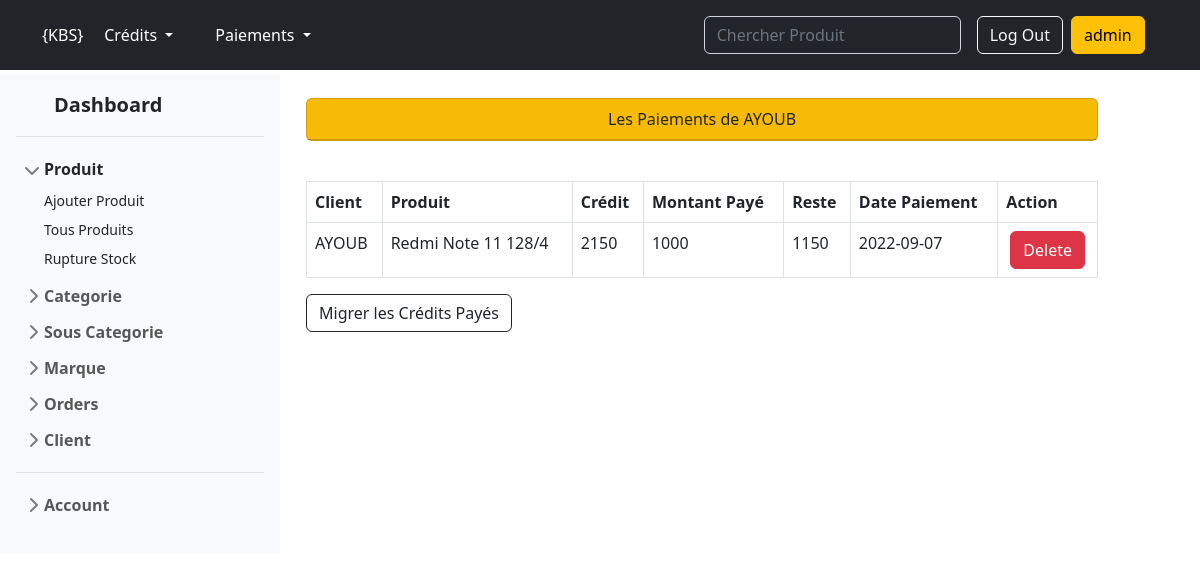
The app's page /forms/showPayments.php?client=1 (signed in) with its own data.
### tables this page shows
CREATE TABLE `clients` (
  `id` int(11) NOT NULL,
  `name` text NOT NULL,
  `phone` int(10) NOT NULL,
  `fidelity` float NOT NULL,
  `adding_date` date NOT NULL
);

CREATE TABLE `payment` (
  `id` int(11) NOT NULL,
  `credit_id` int(11) NOT NULL,
  `client_id` int(11) NOT NULL,
  `paid_amount` float NOT NULL,
  `remains` float NOT NULL,
  `payment_date` date NOT NULL DEFAULT current_timestamp()
);

CREATE TABLE `product` (
  `id` int(11) NOT NULL,
  `name` text NOT NULL,
  `category` int(11) NOT NULL,
  `sub_category_id` int(11) NOT NULL,
  `manufacture` text NOT NULL,
  `buying_price` float NOT NULL,
  `selling_price` float NOT NULL,
  `quantity` int(11) NOT NULL,
  `buying_date` date NOT NULL,
  `validity` date NOT NULL,
  `image` text NOT NULL
);

CREATE TABLE `credit` (
  `id` int(11) NOT NULL,
  `client_id` int(11) NOT NULL,
  `product_id` int(11) NOT NULL,
  `quantity` int(11) NOT NULL,
  `buying_price` float NOT NULL,
  `selling_price` float NOT NULL,
  `selling_date` date NOT NULL,
  `due_amount` float NOT NULL,
  `revenue` float NOT NULL,
  `seller_id` int(11) NOT NULL,
  `status` text NOT NULL
);

### forms/showPayments.php (the view, shortened to what this page needs)
<?php
include '../includes/navbar.php';
if (!isset($_SESSION['username'])) {
    header("location: login.php");
} else {
?>
    <link href="https://cdn.jsdelivr.net/npm/bootstrap@5.2.0-beta1/dist/css/bootstrap.min.css" rel="stylesheet">
    <link rel="stylesheet" href="../style/style.css">
    <div class="row my-1">
        <div class="col-md-3">
            <?php
            include '../includes/sidebar.php';
            if (isset($_GET['client'])) {
                $client_id = $_GET['client'];
                $client_query = "SELECT * FROM clients WHERE id=$client_id";
                $client_result = $conn->query($client_query);
                $client_row = $client_result->fetch_assoc();
            ?>
        </div>
        <div class="col-md-8">
            <div class="card col-md-12 bg-warning my-4">
                <div class="card-header text-center">
                    Les Paiements de <?php echo $client_row['name'] ?>
                </div>
            </div>
            <div class="row">
            </div>
            <?php
                $query = "SELECT * FROM payment WHERE client_id=$client_id";
                $result = $conn->query($query);
                if ($result->num_rows > 0) {
            ?>
                <table class="table table-bordered table-hover">
                    <thead>
                        <tr>
                            <th>Client</th>
                            <th>Produit</th>
                            <th>Crédit</th>
                            <th>Montant Payé</th>
                            <th>Reste</th>
                            <th>Date Paiement</th>
                            <th>Action</th>
                        </tr>
                    </thead>
                    <tbody>
                        <?php
                        while ($row = $result->fetch_assoc()) {
                            $credit_id = $row['credit_id'];
                            $credit_query = "SELECT * FROM credit WHERE id=$credit_id";
                            $credit_result = $conn->query($credit_query);
                            if ($credit_result->num_rows > 0) {
                                $credit_row = $credit_result->fetch_assoc();
                                $product_id = $credit_row['product_id'];
                                $find_product_query = "SELECT * FROM product WHERE id=$product_id";
                                $find_product_result = $conn->query($find_product_query);
                                $find_product_row = $find_product_result->fetch_assoc();
                        ?>
                                <tr>
                                    <td><?php echo $client_row['name'] ?></td>
                                    <td><?php echo $find_product_row['name'] ?></td>
                                    <td><?php echo $credit_row['quantity'] * $credit_row['selling_price'] ?></td>
                                    <td><?php echo $row['paid_amount'] ?></td>
                                    <td><?php echo $row['remains'] ?></td>
                                    <td><?php echo $row['payment_date'] ?></td>
                                    <td class="text-center"><a href="" class="btn btn-danger">Delete</a></td>
                                </tr>
                <?php }
                        }
                        echo "</tbody>
                     </table>
                     <a href='/beauty_store/processing/migratePaymentProcess.php?client=$client_id' class='btn btn-outline-dark'>Migrer les Crédits Payés</a>";
                    } else {
                        echo "<div class='card col-md-12 bg-success my-4'>
                        <div class='card-header fw-bold text-light'>
                            Pas de Payement
                        </div>
                    </div>";
                    }
                } ?>
        </div>
    <?php } ?>

### style/style.css (style rules this page uses)
body { min-height: 100vh; min-height: -webkit-fill-available; }
html { height: -webkit-fill-available; }

### records on screen
clients: name "AYOUB"
payment: client.name "AYOUB", product.name "Redmi Note 11 128/4", $credit_row['quantity']*$credit_row['selling_price'] "2150", paid_amount "1000", remains "1150", payment_date "2022-09-07"

### other values on screen
$_SESSION['username'] "admin"
